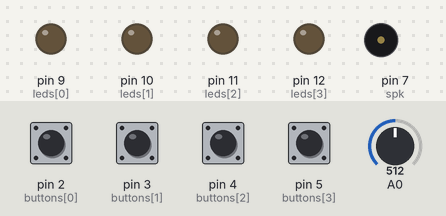
Simulated run of this sketch. Board: Arduino Uno, built with avr-gcc and run on an emulated ATmega328P. Shown: output pins drawn as LEDs (lit = HIGH), buzzer (waves = sounding). The inputs (shaded band) are chosen by the test bench; at power-on: pin 2 (buttons[0]), pin 3 (buttons[1]), pin 4 (buttons[2]), pin 5 (buttons[3]) HIGH, A0 = 512. Random numbers use the default seed unless the sketch sets one; what the sketch prints to the serial monitor is not drawn.

Above: at 2.1 s.
2.2 s: pin 5 (buttons[3]) pulled LOW for 0.15 s
At 2.7 s:
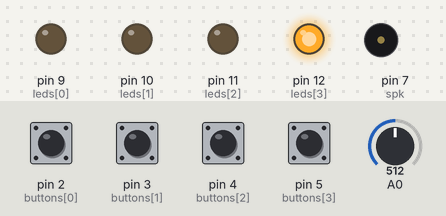
3.9 s: pin 2 (buttons[0]) pulled LOW for 1 s
At 4.4 s:
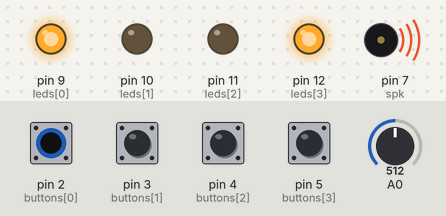
6.9 s: pin 3 (buttons[1]) pulled LOW for 1 s
At 7.14 s:
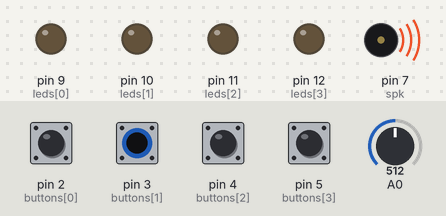
9.4 s: pin 5 (buttons[3]) pulled LOW for 1 s
At 9.9 s:
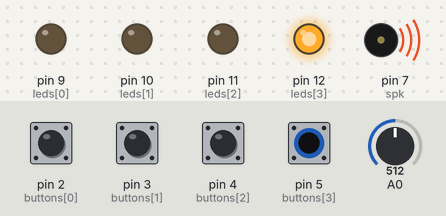
12.4 s: pin 2 (buttons[0]) pulled LOW for 0.15 s
At 13.8 s:
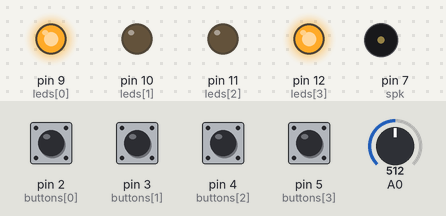
14.1 s: pin 3 (buttons[1]) pulled LOW for 0.15 s
At 15.4 s:
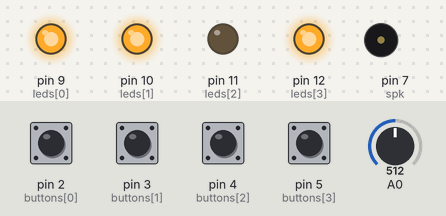
Timing chart, 0 to 16.8 s (numbered marks = the images above; inputs shaded):
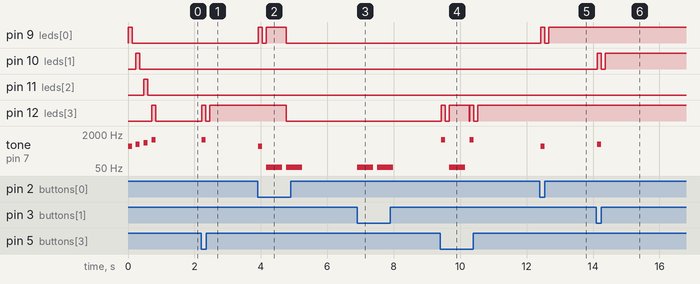

Measured:
- after the input at 2.2 s, pin 12 (leds[3]): LOW → HIGH at once, → LOW 0.12 s later, → HIGH 0.12 s later; tone on pin 7 (spk): silent → 1047 Hz at once, → silent 0.12 s later
- after the input at 3.9 s, pin 9 (leds[0]): LOW → HIGH at once, → LOW 0.12 s later, → HIGH 0.12 s later, → LOW 0.60 s later; pin 12 (leds[3]): HIGH → LOW after 0.87 s; tone on pin 7 (spk): silent → 523 Hz at once, then repeats every 0.60 s: silent 0.12 s, 55 Hz 0.48 s, until it stays silent from 5.2 s
- after the input at 6.9 s, tone on pin 7 (spk): alternates 55 Hz for 0.48 s and silent for 0.12 s, 4 changes in all, then stays silent, starting at once
- after the input at 9.4 s, pin 12 (leds[3]): goes HIGH 0.12 s, LOW 0.12 s, HIGH 0.60 s, LOW 0.03 s, HIGH 0.12 s, LOW 0.12 s, then HIGH, starting at once; tone on pin 7 (spk): plays 1047 Hz for 0.12 s, 55 Hz for 0.48 s, 1047 Hz for 0.12 s, starting at once
- after the input at 12.4 s, pin 9 (leds[0]): LOW → HIGH at once, → LOW 0.12 s later, → HIGH 0.12 s later; tone on pin 7 (spk): silent → 523 Hz at once, → silent 0.12 s later
- after the input at 14.1 s, pin 10 (leds[1]): LOW → HIGH at once, → LOW 0.12 s later, → HIGH 0.12 s later; tone on pin 7 (spk): silent → 659 Hz at once, → silent 0.12 s later

The sketch:

CrackTheCode.ino
```cpp
#define NOTE_C5  523
#define NOTE_E5  659
#define NOTE_G5  784
#define NOTE_C6  1047

#define WHITE    0
#define RED      1
#define GREEN    2
#define YELLOW   3

const int numColors = 4;

int buttons[numColors] = {2, 3, 4, 5};
int leds[numColors] = {9, 10, 11, 12};
int notes[numColors] = {NOTE_C5, NOTE_E5, NOTE_G5, NOTE_C6};

int code[numColors];
int answer[numColors];
int correctNum;
bool finished = false;

// Speaker
int spk = 7;

// Speed multiplier; (1-10) is advised
int tempo = 3;


void test_outputs() {
  Serial.print("Starting output test");

  play(WHITE);
  Serial.print(".");

  play(RED);
  Serial.print(".");

  play(GREEN);
  Serial.print(".");

  play(YELLOW);
  Serial.println(" Done!");
}

void play(int color) {
  // Start playing
  digitalWrite(leds[color], HIGH);
  tone(spk, notes[color]);
  delay(40 * tempo);

  // Stop playing
  digitalWrite(leds[color], LOW);
  noTone(spk);
  delay(40 * tempo);
}

void set_code() {
  // Populate the code array with the number of colors.
  for (int i = 0; i < numColors; i++) {
    code[i] = i+1;
  }

  // Everyday I'm shufflin'...
  for (int i = 0; i < numColors; i++) {
    randomSeed(analogRead(A0));
    int randNum = random(0, numColors);
    int temp = code[randNum];
    code[randNum] = code[i];
    code[i] = temp;
  }

  // Print the solution to the serial com
  Serial.print("The code is: ");
  for (int i = 0; i < numColors; i++) {
    Serial.print(code[i]);
  }
  Serial.println(".");
}

void reset() {
  for (int i = 0; i < numColors; i++) {
    answer[i] = 0;
  }
  correctNum = 0;
  finished = false;
}

void setup() {
  Serial.begin(9600);
  // Speaker
  pinMode(spk, OUTPUT);

  // LEDs and buttons
  for (int i = 0; i < numColors; i++) {
    pinMode(leds[i], OUTPUT);
    pinMode(buttons[i], INPUT);
    digitalWrite(buttons[i], HIGH); // pull-up
  }

  test_outputs();
  set_code();
  reset();
}

void loop() {
  // Light up the "unlocked" LEDs
  for (int i = 0; i < numColors; i++) {
    int button = code[i] - 1;
    if (answer[i] == code[i]) {
      digitalWrite(leds[button], HIGH);
    } else {
      digitalWrite(leds[button], LOW);
    }
  }

  // Check if a button is pushed
  for (int i = 0; i < numColors; i++) {
    if (digitalRead(buttons[i]) == LOW) {
      if (buttons[i] - 1 == code[correctNum]) {
        Serial.print("Correct. You pressed ");
        Serial.print(buttons[i] -1);
        Serial.print(" and the code at position ");
        Serial.print(correctNum);
        Serial.print(" is ");
        Serial.print(code[correctNum]);
        Serial.println(".");
        answer[correctNum] = code[correctNum];
        correctNum++;

        Serial.print("The code: ");
        for (int i = 0; i < numColors; i++) Serial.print(code[i]);
        Serial.println();

        Serial.print("The answer: ");
        for (int i = 0; i < numColors; i++) Serial.print(answer[i]);
        Serial.println();
        play(i);
      } else {
        reset();
        set_code();
        failed();
      }
    }
    if (correctNum == numColors && !finished) {
      victory();
      finished = true;
    }
  }
}

void failed() {
  tone(spk, 55);
  delay(160 * tempo);

  noTone(spk);
  delay(40 * tempo);
}

void victory() {
  play(WHITE);
  play(RED);
  play(GREEN);
  play(YELLOW);
  delay(80 * tempo);
  play(GREEN);
  play(YELLOW);
}
```
